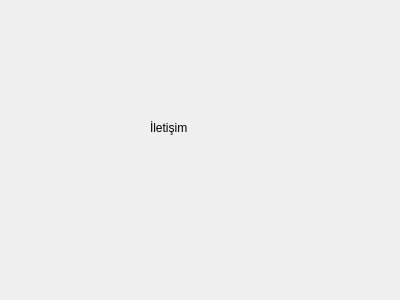
<?xml version="1.0" encoding="UTF-8"?>
<ui version="4.0">
 <class>Iletisim</class>
 <widget class="QWidget" name="Iletisim">
  <property name="geometry">
   <rect>
    <x>0</x>
    <y>0</y>
    <width>400</width>
    <height>300</height>
   </rect>
  </property>
  <property name="windowTitle">
   <string>Form</string>
  </property>
  <widget class="QLabel" name="label">
   <property name="geometry">
    <rect>
     <x>150</x>
     <y>120</y>
     <width>55</width>
     <height>16</height>
    </rect>
   </property>
   <property name="text">
    <string>İletişim</string>
   </property>
  </widget>
 </widget>
 <resources/>
 <connections/>
</ui>
